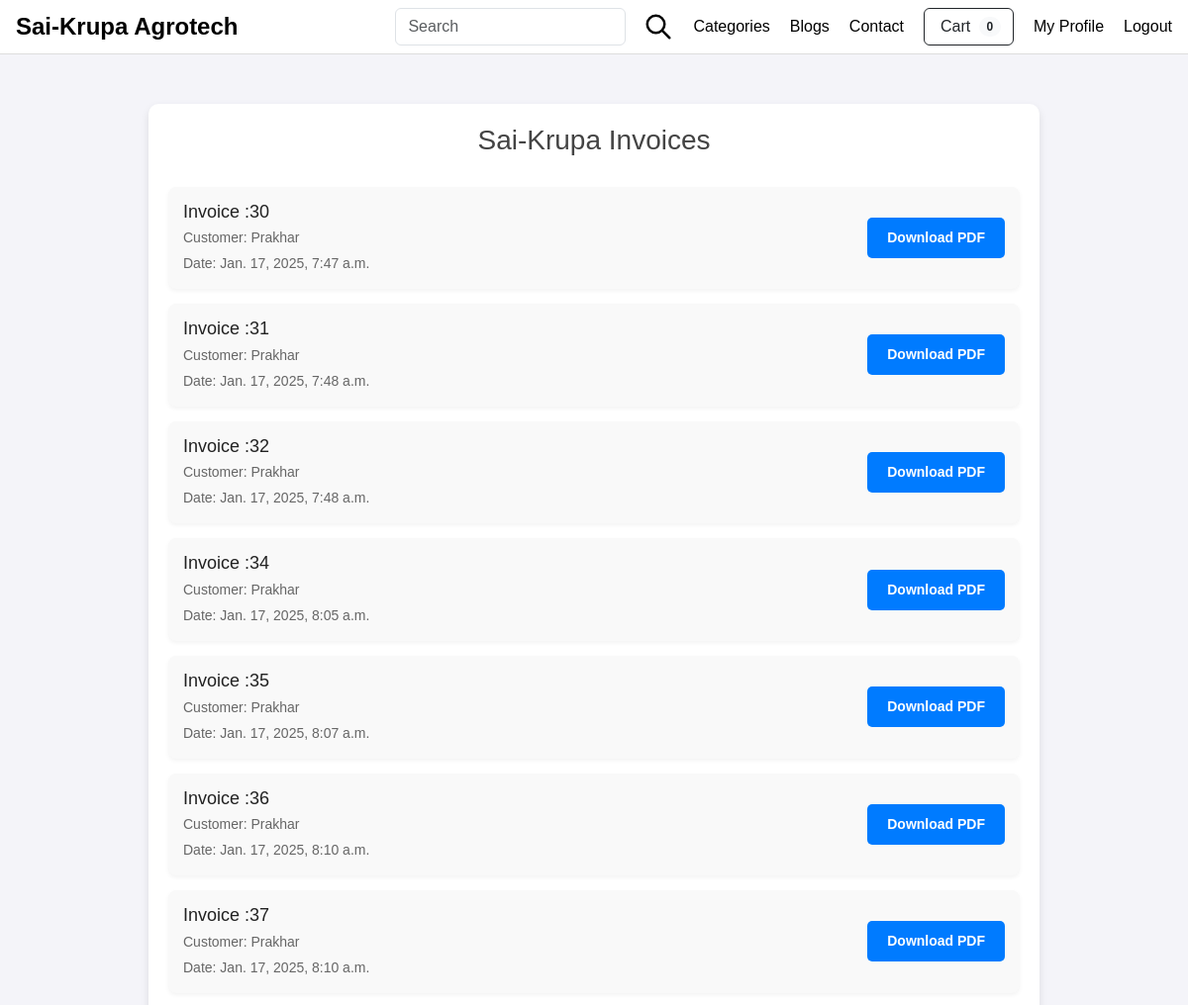
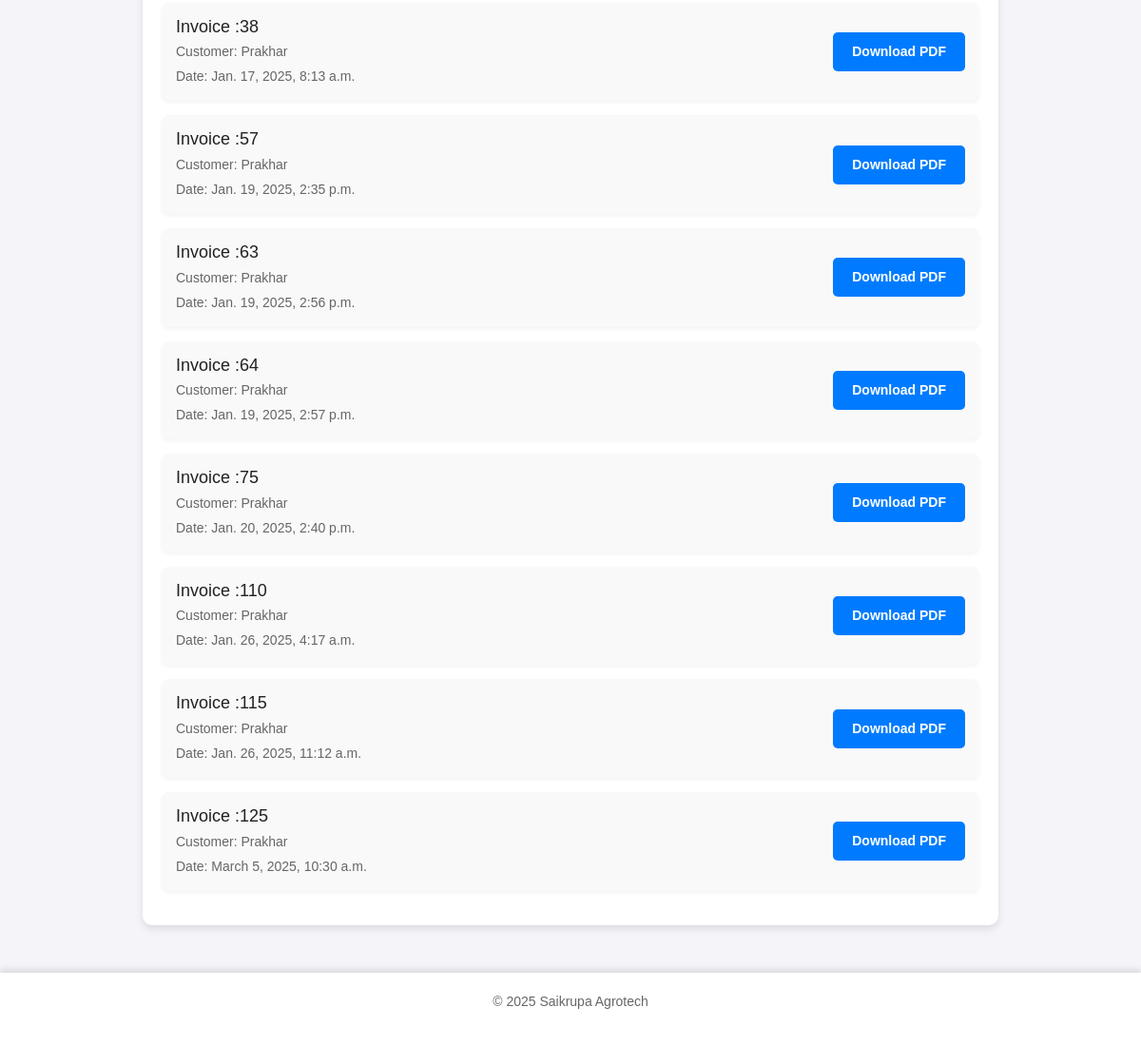
Page /invoice/invoice_detail/ (signed in) on the committed database (2 pictures, top to bottom).
### invoice/models.py (models this page shows)
class user_inv(models.Model):
    invoice_number = models.CharField(max_length=20,unique=True)
    created_at= models.DateTimeField(auto_now_add=True)
    pdf_file = models.FileField(upload_to="invoices/",blank=True,null=True)
    order = models.ForeignKey('payment.Order',on_delete=models.CASCADE,blank=True,null=True)
    items = models.ManyToManyField('payment.OrderItem',blank=True)
    user = models.ForeignKey(User,on_delete=models.CASCADE,blank=True,null=True)
    def __str__(self):
        return f'invoice of {self.invoice_number}'

### payment/models.py (models this page shows, shortened)
class Order(models.Model):
    user = models.ForeignKey(User,on_delete=models.CASCADE,blank=True,null=True)
    full_name = models.CharField(max_length=300)
    email = models.EmailField(max_length=30)
    Shipping_address =  models.TextField(max_length=13000)
    amount_paid = models.DecimalField(max_digits=6,decimal_places=2)
    date_ordered = models.DateTimeField(auto_now_add=True)
    is_shipped = models.BooleanField(default=False)
    date_shipped = models.DateTimeField(blank=True,null=True)
    is_paid = models.BooleanField(default=False)
    payment_method = models.CharField(max_length=100,blank=True,default="")

### invoice/views.py (the view)
# urls.py: path('invoice_detail/',views.invoice_detail,name='invoice_detail'),
def invoice_detail(request):
   invoice = user_inv.objects.filter(user=request.user.id)
   print(invoice)
   return render(request,'inv_detail.html',{'invoice':invoice})

### invoice/templates/inv_detail.html (shortened to what this page needs)
{% extends "base.html" %}
{% block content %}
<div class="container">
    <div class="header">
      <h1>Sai-Krupa Invoices</h1>
    </div>
    <ul class="invoice-list">
       {% for x in invoice %}
      <li class="invoice-item">
        <div class="invoice-details">
          <h3>Invoice :{{x.invoice_number}}</h3>
          <p>Customer: {{x.user.username}}</p>
          <p>Date: {{x.order.date_ordered}}</p>
        </div>
        <a href="{% url 'invoice_view' x.id %}" class="download-btn">Download PDF</a>
      </li>
      {% endfor %}
    </ul>
  </div>
{% endblock  %}

### store/templates/base.html (style rules this page uses)
* { margin: 0; padding: 0; box-sizing: border-box; }
body { font-family: Arial, sans-serif; background-color: #cff4be; }
body, html { margin: 0; padding: 0; box-sizing: border-box; }

### invoice/templates/inv_detail.html (style rules this page uses)
body { font-family: Arial, sans-serif; background-color: #f4f4f9; color: #333; margin: 0; padding: 0; }
.container { max-width: 900px; margin: 50px auto; padding: 20px; background-color: #ffffff; border-radius: 10px; box-shadow: 0 4px 8px rgba(0, 0, 0, 0.1); }
.header { text-align: center; margin-bottom: 30px; }
.header h1 { font-size: 28px; color: #444; }
.invoice-list { list-style-type: none; padding: 0; }
.invoice-item { display: flex; justify-content: space-between; align-items: center; background-color: #f9f9f9; padding: 15px; margin-bottom: 15px; border-radius: 8px; box-shadow: 0 2px 4px rgba(0, 0, 0, 0.05); }
.invoice-details { flex-grow: 1; }
.invoice-details h3 { font-size: 18px; margin: 0; color: #222; }
.invoice-details p { margin: 5px 0 0; font-size: 14px; color: #666; }
.download-btn { background-color: #007bff; color: white; text-decoration: none; padding: 10px 20px; border-radius: 5px; font-size: 14px; font-weight: bold; border: none; cursor: pointer; transition: background-color 0.3s; }

### rows in the picture
user_inv: invoice_number "30", user.username "Prakhar", order.date_ordered "Jan. 17, 2025, 7:47 a.m."
user_inv: invoice_number "31", user.username "Prakhar", order.date_ordered "Jan. 17, 2025, 7:48 a.m."
user_inv: invoice_number "32", user.username "Prakhar", order.date_ordered "Jan. 17, 2025, 7:48 a.m."
user_inv: invoice_number "34", user.username "Prakhar", order.date_ordered "Jan. 17, 2025, 8:05 a.m."
user_inv: invoice_number "35", user.username "Prakhar", order.date_ordered "Jan. 17, 2025, 8:07 a.m."
user_inv: invoice_number "36", user.username "Prakhar", order.date_ordered "Jan. 17, 2025, 8:10 a.m."
user_inv: invoice_number "37", user.username "Prakhar", order.date_ordered "Jan. 17, 2025, 8:10 a.m."
user_inv: invoice_number "38", user.username "Prakhar", order.date_ordered "Jan. 17, 2025, 8:13 a.m."
user_inv: invoice_number "57", user.username "Prakhar", order.date_ordered "Jan. 19, 2025, 2:35 p.m."
user_inv: invoice_number "63", user.username "Prakhar", order.date_ordered "Jan. 19, 2025, 2:56 p.m."
user_inv: invoice_number "64", user.username "Prakhar", order.date_ordered "Jan. 19, 2025, 2:57 p.m."
user_inv: invoice_number "75", user.username "Prakhar", order.date_ordered "Jan. 20, 2025, 2:40 p.m."
user_inv: invoice_number "110", user.username "Prakhar", order.date_ordered "Jan. 26, 2025, 4:17 a.m."
user_inv: invoice_number "115", user.username "Prakhar", order.date_ordered "Jan. 26, 2025, 11:12 a.m."
user_inv: invoice_number "125", user.username "Prakhar", order.date_ordered "March 5, 2025, 10:30 a.m."

### other values in the picture
{{ cart|length }} "0"
